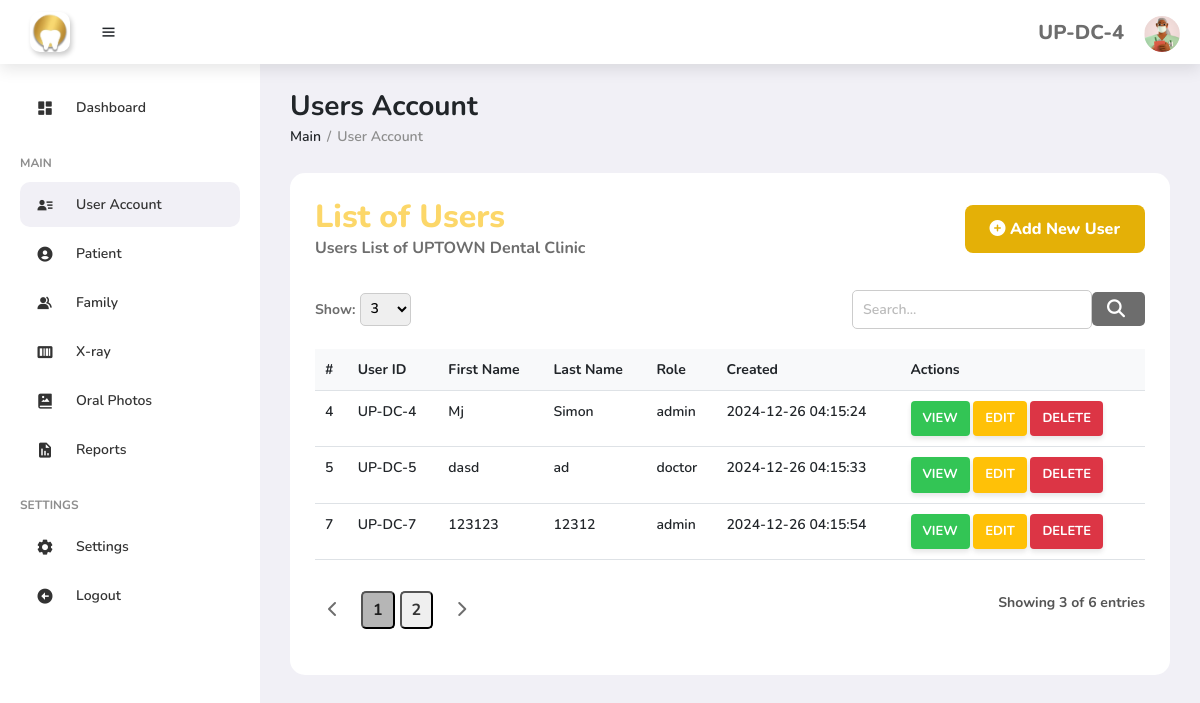
The page /php/doctors.php (signed in) on the database its author committed.
### tables this page shows
CREATE TABLE `tbl_useraccount` (
  `id` int(11) NOT NULL,
  `user_ID` varchar(20) DEFAULT NULL,
  `user_fName` varchar(50) DEFAULT NULL,
  `user_lName` varchar(50) DEFAULT NULL,
  `user_userName` varchar(50) DEFAULT NULL,
  `user_password` varchar(255) DEFAULT NULL,
  `user_role` varchar(20) DEFAULT NULL,
  `user_created` timestamp NOT NULL DEFAULT current_timestamp()
);

### php/doctors.php (the view, shortened to what this page needs)
<?php
include "../functions/db_conn.php";
$user_ID = $_SESSION['user_ID'];
?>
<!DOCTYPE html>
<html lang="en">
<head>
    <link href='https://unpkg.com/boxicons@2.1.4/css/boxicons.min.css' rel='stylesheet'>
    <link rel="stylesheet" href="https://cdnjs.cloudflare.com/ajax/libs/font-awesome/6.4.2/css/all.min.css" />
	<link href="https://cdn.jsdelivr.net/npm/bootstrap@5.3.0-alpha3/dist/css/bootstrap.min.css" rel="stylesheet">
    <link rel="stylesheet" href="https://maxcdn.bootstrapcdn.com/font-awesome/4.6.1/css/font-awesome.min.css">
    <link rel="stylesheet" href="https://cdnjs.cloudflare.com/ajax/libs/animate.css/3.5.1/animate.min.css">
	<link href="https://cdn.jsdelivr.net/npm/bootstrap@5.3.0-alpha3/dist/css/bootstrap.min.css" rel="stylesheet">
    <link rel="stylesheet" href="/css/style.css">
</head>
<body>
	<section id="sidebar">
		<ul class="side-menu">
			<li><a href="dashboard.php"><i class='bx bxs-dashboard icon' ></i>Dashboard</a></li>
			<li class="divider" data-text="main">Main</li>
            <li><a href="doctors.php" class="active"><i class='bx bxs-user-detail icon' ></i> User Account </a></li>
			<li><a href="patient.php"><i class='bx bxs-user-circle icon' ></i> Patient </a></li>
            <li><a href="family.php" ><i class='bx bxs-group icon'></i> Family </a></li>
			<li><a href="xray.html"><i class='bx bxs-barcode icon' ></i> X-ray </a></li>
			<li><a href=""><i class='bx bxs-photo-album icon' ></i> Oral Photos </a></li>
			<li><a href=""><i class='bx bxs-report icon'></i> Reports </a></li>
			<li class="divider" data-text="Settings">Settings</li>
            <li><a href="settings.html"><i class='bx bxs-cog icon'></i>Settings</i></a></li>
            <li><a href="#"><i class='bx bxs-left-arrow-circle icon'></i>Logout</i></a></li>
		</ul>
	</section>
	<section id="content">
		<nav>
			<div class="nav-logo">
				<a href="#"><img src="/assets/uplogo.png" alt="App Icon" id="app-logo"></a>
				<i class='bx bx-menu toggle-sidebar' style="margin-left: 30px;"></i>
			</div>
			<div class="profile">
			<h2><?php echo htmlspecialchars($user_ID); ?></h2>
				<img src="\assets\avatar.png" alt="Cannot load image data">
			</div>
		</nav>
		<main>
			<div class="dash-header">
                <h1 class="title">Users Account</h1>
                <ul class="breadcrumbs">
                    <li><p>Main</p></li>
                    <li class="divider">/</li>
                    <li><a href="#" class="active">User Account</a></li>
                </ul>
            </div>
			<div class="main-content-main-container">
                <div class="left-container1">
                    <div class="welcome-dashboard-container">
                        <div class="welcome-dashboard-content-container">
							<div class="patient with-folder">
								<div>
									<h2>List of Users</h2>
									<p>Users List of UPTOWN Dental Clinic</p>
								</div>
								<button type="button" class="save" class="btn btn-primary" data-bs-toggle="modal" data-bs-target="#addUserModal">
									<i class="fas fa-plus-circle"></i>
									Add New User
								  </button>
							</div>
                            <div class="table-container">
								<div class="table-controls">
									<div class="filter-container">
										<label for="rowsPerPage">Show:</label>
										<select id="rowsPerPage" class="rows-per-page" onchange="updateRowsPerPage()">
											<option value="3">3</option>
										</select>
									</div>
									<div class="search-container">
										<input type="text" id="tableSearch" placeholder="Search..." class="search-bar">
										<button class="search-button">
											<i class="fas fa-search"></i>
										</button>
									</div>
								</div>
								<table class="table table-hover">
								<thead>
									<tr>
										<th scope="col">#</th>
										<th scope="col">User ID</th>
										<th scope="col">First Name</th>
										<th scope="col">Last Name</th>
										<th scope="col">Role</th>
										<th scope="col">Created</th>
										<th scope="col">Actions</th>
									</tr>
								</thead>
								<tbody id="tableBody">
								<?php
									$sql_admin = "SELECT id, user_ID, user_fName, user_lName, user_role, user_created FROM tbl_useraccount";
									$stmt_admin = mysqli_prepare($conn, $sql_admin);
									if ($stmt_admin) {
										mysqli_stmt_execute($stmt_admin);
										mysqli_stmt_bind_result($stmt_admin, $id, $user_ID, $first_name, $last_name, $role, $created);
										while (mysqli_stmt_fetch($stmt_admin)) {
									?>
											<tr>
												<td><?php echo $id; ?></td>
												<td><?php echo htmlspecialchars($user_ID); ?></td>
												<td><?php echo htmlspecialchars($first_name); ?></td>
												<td><?php echo htmlspecialchars($last_name); ?></td>
												<td><?php echo htmlspecialchars($role); ?></td>
												<td><?php echo htmlspecialchars($created); ?></td>
												<td>
												<a href="#"
												class="link-dark1 view-link"
												data-bs-toggle="modal"
												data-bs-target="#StudentViewModal"
												data-user-id="<?php echo htmlspecialchars($user_ID); ?>">
													<button class="action-button view-button1" title="View User Details">
														View
													</button>
												</a>
												<a href="#"
												class="link-dark1 edit-link"
												data-bs-toggle="modal"
												data-bs-target="#StudentEditModal"
												data-user-id="<?php echo htmlspecialchars($user_ID); ?>">
													<button class="action-button edit-button" title="Edit User Details">
														Edit
													</button>
												</a>
												<a href="#"
													class="link-dark1 delete-link"
													data-user-id="<?php echo htmlspecialchars($user_ID); ?>"
													onclick="confirmDelete('<?php echo htmlspecialchars($user_ID); ?>')">
													<button class="action-button delete-button" title="Delete User">
														Delete
													</button>
												</a>
											</td>
											</tr>
									<?php
										}
									} else {
										echo "<tr><td colspan='7'>Error: " . mysqli_error($conn) . "</td></tr>";
									}
									?>
								</tbody>
							</table>
								<div class="pagination-container">
									<div class="pagination">
										<button class="page-button" onclick="prevPage()">
											<i class="fas fa-chevron-left"></i>
										</button>
										<div id="pageNumbers" class="page-numbers">
										</div>
										<button class="page-button" onclick="nextPage()">
											<i class="fas fa-chevron-right"></i>
										</button>
									</div>
									<div class="entries-info" id="entriesInfo">
									</div>
								</div>
							</div>
                        </div>
                    </div>
		</main>
</body>
<link href="https://cdn.jsdelivr.net/npm/bootstrap-icons/font/bootstrap-icons.css" rel="stylesheet">
</html>

### rows shown on the page
tbl_useraccount: id "4", user_ID "UP-DC-4", first_name "Mj", last_name "Simon", role "admin", created "2024-12-26 04:15:24"
tbl_useraccount: id "5", user_ID "UP-DC-5", first_name "dasd", last_name "ad", role "doctor", created "2024-12-26 04:15:33"
tbl_useraccount: id "7", user_ID "UP-DC-7", first_name "123123", last_name "12312", role "admin", created "2024-12-26 04:15:54"

### other values the page prints
$user_ID "UP-DC-4"
